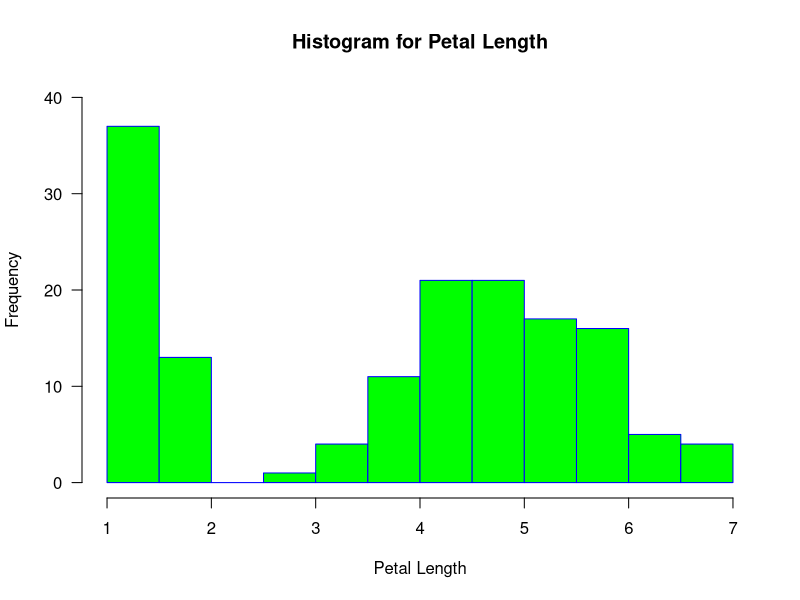

Source code (R):
data(iris)
mean(iris$Petal.Length)
hist(iris$Petal.Length,
     main="Histogram for Petal Length",
     xlab="Petal Length",
     border="blue",
     col="green",
     xlim=c(1,7),
     ylim=c(0,40),
     las=1)
